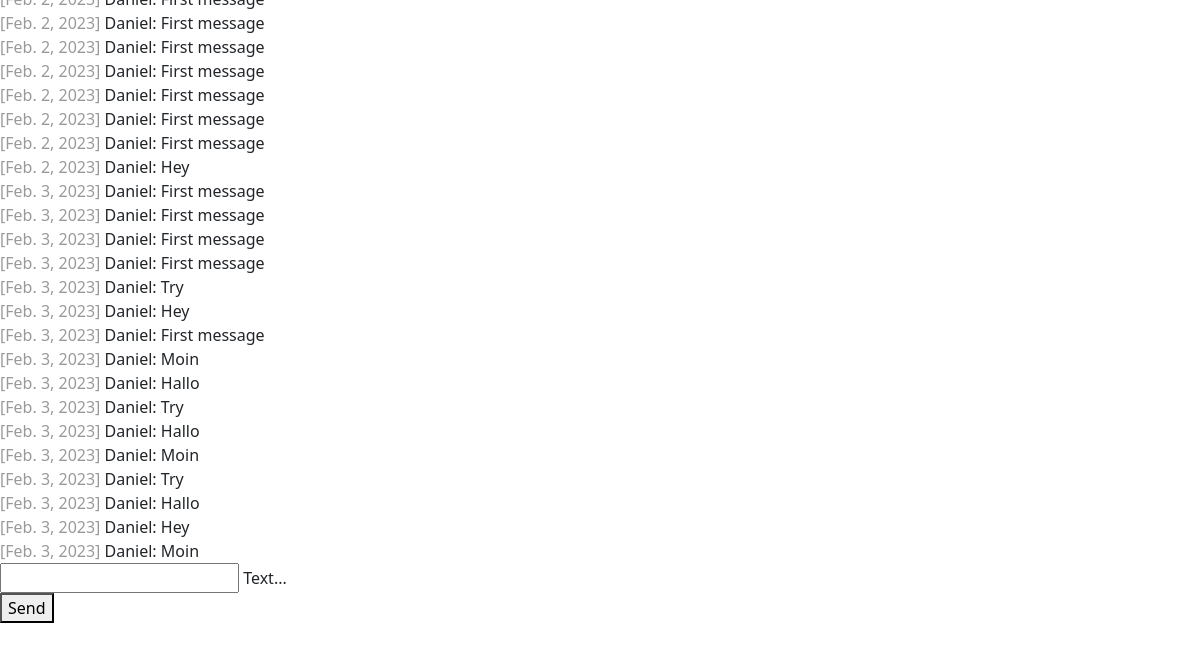
The page /chat/ (signed in, lower part) on the database as committed earlier.
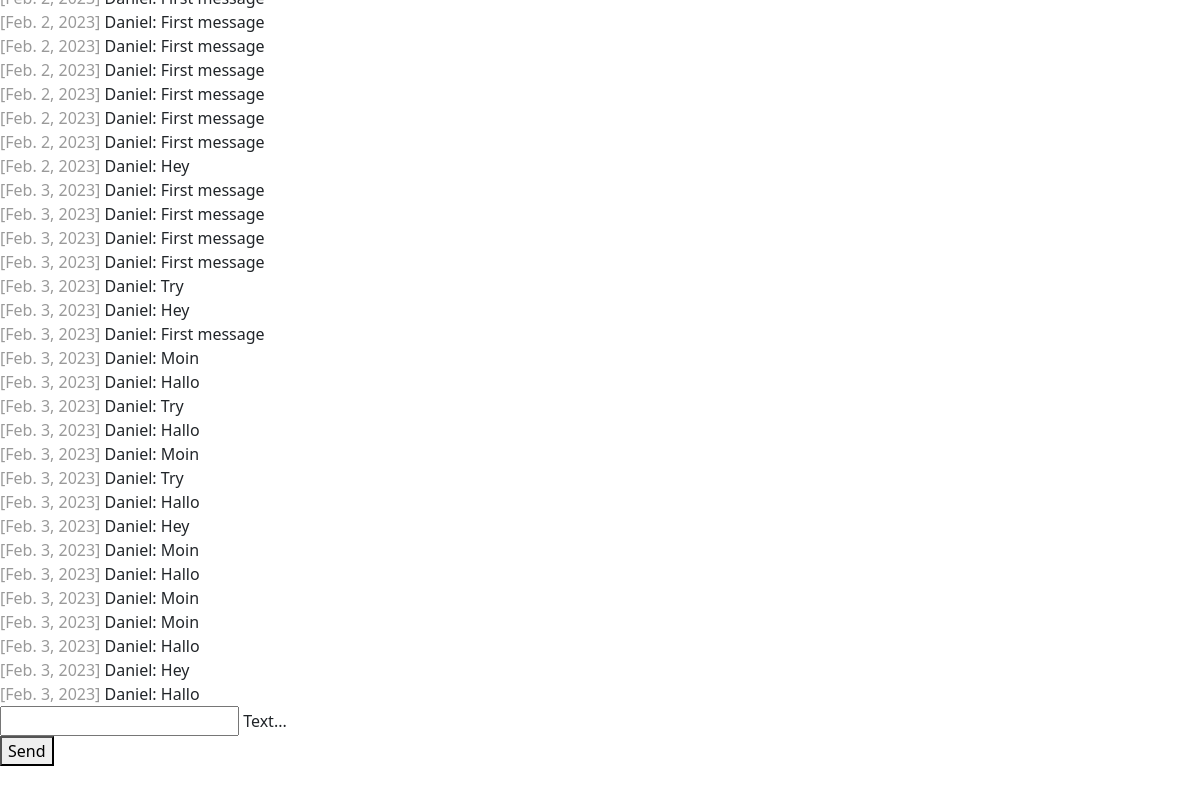
The same page on the database as committed later.
### chat/models.py (models this page shows)
class Message(models.Model):
    text = models.CharField(max_length=500)
    created_at = models.DateField(default=date.today)
    chat = models.ForeignKey(Chat,
                             on_delete=models.CASCADE,
                             related_name='chat_message_set', default=None, blank=True, null=True)
    author = models.ForeignKey(settings.AUTH_USER_MODEL,
                               on_delete=models.CASCADE,
                               related_name='author_message_set')
    receiver = models.ForeignKey(settings.AUTH_USER_MODEL,
                                 on_delete=models.CASCADE,
                                 related_name='receiver_message_set')

### chat/views.py (the view, shortened to what this page needs)
# urls.py: path('chat/', chat_view),
@login_required(login_url='/login/')
def chat_view(request):
    chat_messages = Message.objects.filter(chat__id=1)
    return render(request, 'chat/chat.html', {'messages': chat_messages})

### chat/templates/chat/chat.html (shortened to what this page needs)
{% load static %}
<link rel="stylesheet" href="{% static 'css/style.css' %}">
<link href="https://cdn.jsdelivr.net/npm/bootstrap@5.3.0-alpha1/dist/css/bootstrap.min.css" rel="stylesheet">
<link rel="stylesheet" href="https://code.getmdl.io/1.3.0/material.indigo-pink.min.css">
<div class="mdl-layout mdl-js-layout mdl-layout--fixed-header">
  <main class="mdl-layout__content">
    <div class="page-content">
      {% if request.user.is_authenticated %}
      <div id="messageContainer">
        {% for message in messages %}
        <div>
          <span class="color-grey">[{{ message.created_at }}]</span> {{ message.author.first_name }}: {{ message.text }}
        </div>
        {% endfor %}
      </div>
      <form onsubmit="sendMessage(); return false;" method="post">
        <div class="mdl-textfield mdl-js-textfield mdl-textfield--floating-label">
          <input class="mdl-textfield__input" name="text" type="text" id="messageField">
          <label class="mdl-textfield__label" for="messageField">Text...</label>
        </div>
          <button type="submit" class="mdl-button mdl-js-button mdl-button--raised mdl-js-ripple-effect mdl-button--accent">
            Send
          </button>
      </form>
      {% else %}
        <h1>You are not logged in</h1>
        <p>Please login <a href="/login">here.</a></p>
      {% endif %}
    </div>
  </main>
</div>

### static/css/style.css (style rules this page uses)
#messageContainer { max-height: 80%; overflow-y: scroll; scroll-behavior: smooth; }
.mdl-textfield { width: 100%; }

Rows that differ between the two databases and show on the page:
added Message: created_at "Feb. 3, 2023", author.first_name "Daniel", text "Hallo"
added Message: created_at "Feb. 3, 2023", author.first_name "Daniel", text "Moin"
added Message: created_at "Feb. 3, 2023", author.first_name "Daniel", text "Moin"
added Message: created_at "Feb. 3, 2023", author.first_name "Daniel", text "Hallo"
added Message: created_at "Feb. 3, 2023", author.first_name "Daniel", text "Hey"
added Message: created_at "Feb. 3, 2023", author.first_name "Daniel", text "Hallo"
